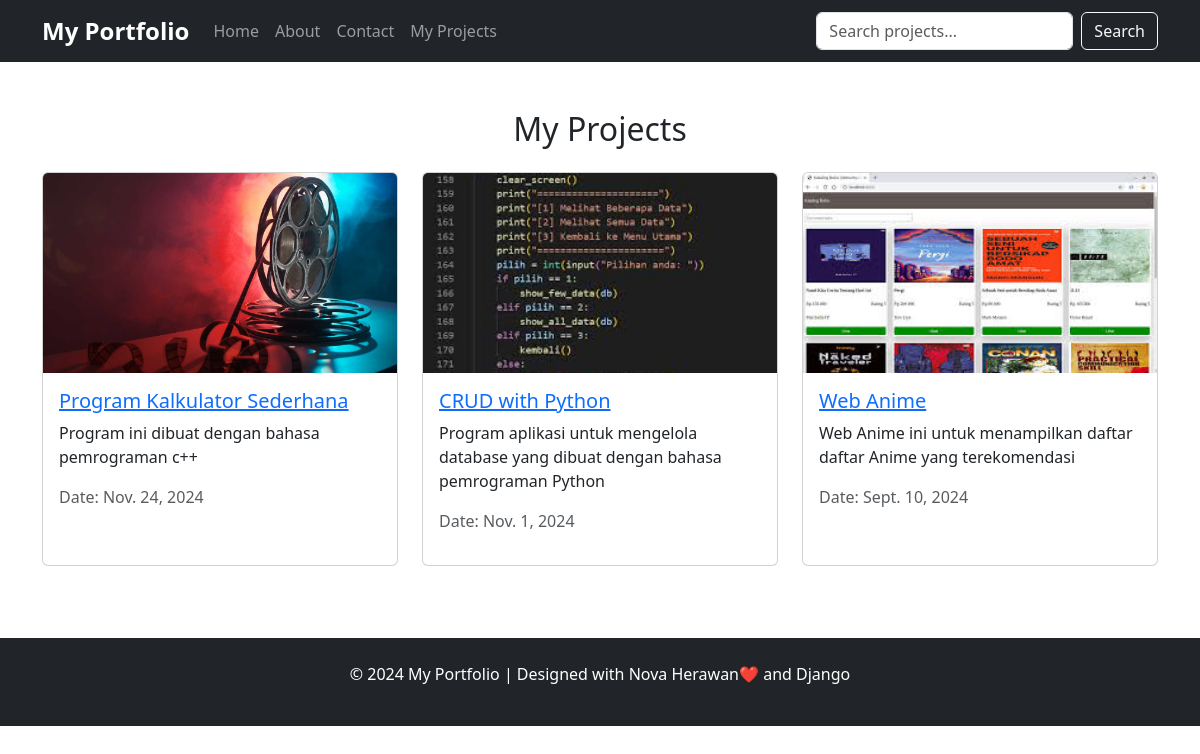
Page /myproject/ on the committed database.
### project/models.py (models this page shows, shortened)
class Project(models.Model):
    title = models.CharField(max_length=100)
    description = models.TextField()
    date = models.DateField()
    image = models.ImageField(upload_to='project/images')

### project/views.py (the view)
# urls.py: path('myproject/', viewProject.myproject, name='myproject'),
def myproject(request):
    projects = Project.objects.all()
    return render(request, 'myproject.html', {'projects': projects})

### project/templates/myproject.html (shortened to what this page needs)
{% extends 'base.html' %}
{% block content %}
  <h2 class="text-center mb-4">My Projects</h2>
  <div class="row">
    {% for project in projects %}
    <div class="col-md-4 mb-4">
        <div class="card h-100">
            <img src="{{ project.image.url }}" class="card-img-top" alt="{{ project.title }}">
            <div class="card-body">
                <h5 class="card-title">
                    <a href="{% url 'project_detail' project.id %}">{{ project.title }}</a>
                </h5>
                <p class="card-text">{{ project.description }}</p>
                <p class="text-muted">Date: {{ project.date }}</p>
            </div>
        </div>
    </div>
    {% endfor %}
</div>
{% endblock %}

### project/templates/base.html (shortened to what this page needs)
{% load static %}
<!DOCTYPE html>
<html lang="en">
<head>
    <link href="https://cdn.jsdelivr.net/npm/bootstrap@5.3.0/dist/css/bootstrap.min.css" rel="stylesheet">
    <link rel="stylesheet" href="{% static 'css/styles.css' %}">
</head>
<body>
    <nav class="navbar navbar-expand-lg navbar-dark bg-dark">
        <div class="container">
            <a class="navbar-brand" href="{% url 'index' %}">My Portfolio</a>
            <div class="collapse navbar-collapse" id="navbarNav">
                <ul class="navbar-nav me-auto">
                    <li class="nav-item"><a class="nav-link" href="{% url 'index' %}">Home</a></li>
                    <li class="nav-item"><a class="nav-link" href="{% url 'about' %}">About</a></li>
                    <li class="nav-item"><a class="nav-link" href="{% url 'contact' %}">Contact</a></li>
                    <li class="nav-item"><a class="nav-link" href="{% url 'myproject' %}">My Projects</a></li>
                </ul>
                <form class="d-flex" method="GET" action="{% url 'index' %}">
                    <input class="form-control me-2" type="search" name="title" placeholder="Search projects..." aria-label="Search">
                    <button class="btn btn-outline-light" type="submit">Search</button>
                </form>
            </div>
        </div>
    </nav>
    <div class="container my-5">
        {% block content %}
        {% endblock %}
    </div>
    <footer class="bg-dark text-white text-center py-4">
        <p>© 2024 My Portfolio | Designed with Nova Herawan❤️ and Django</p>
    </footer>
</body>
</html>

### static/css/styles.css (style rules this page uses)
footer { position: relative; bottom: 0; width: 100%; }
.card-img-top { height: 200px; object-fit: cover; }
.navbar-brand { font-size: 1.5rem; font-weight: bold; }

### rows in the picture
Project: image (picture), title "Program Kalkulator Sederhana", description "Program ini dibuat dengan bahasa pemrograman c++", date "Nov. 24, 2024"
Project: image (picture), title "CRUD with Python", description "Program aplikasi untuk mengelola database yang dibuat dengan bahasa pemrograman Python", date "Nov. 1, 2024"
Project: image (picture), title "Web Anime", description "Web Anime ini untuk menampilkan daftar daftar Anime yang terekomendasi", date "Sept. 10, 2024"
